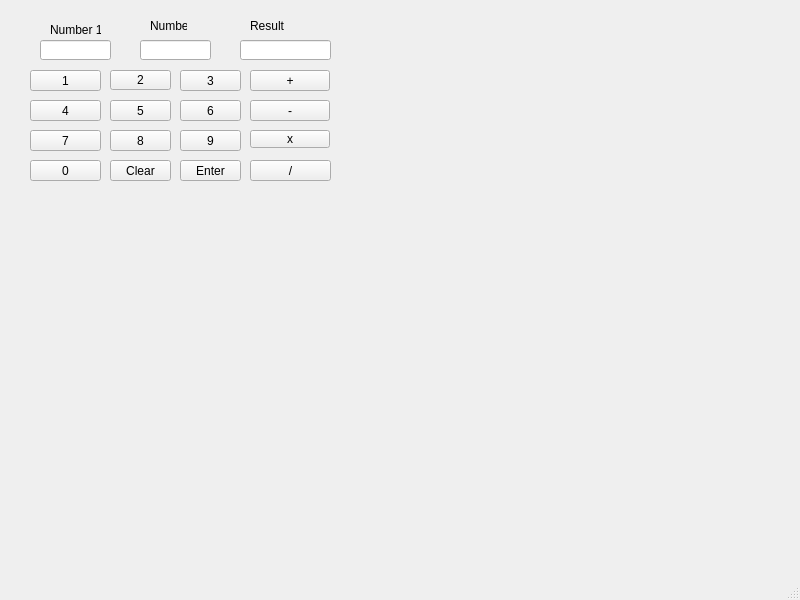
<?xml version="1.0" encoding="UTF-8"?>
<ui version="4.0">
 <class>MainWindow</class>
 <widget class="QMainWindow" name="MainWindow">
  <property name="geometry">
   <rect>
    <x>0</x>
    <y>0</y>
    <width>800</width>
    <height>600</height>
   </rect>
  </property>
  <property name="windowTitle">
   <string>MainWindow</string>
  </property>
  <widget class="QWidget" name="centralwidget">
   <widget class="QLabel" name="label">
    <property name="geometry">
     <rect>
      <x>50</x>
      <y>20</y>
      <width>51</width>
      <height>20</height>
     </rect>
    </property>
    <property name="text">
     <string>Number 1</string>
    </property>
   </widget>
   <widget class="QLabel" name="label_2">
    <property name="geometry">
     <rect>
      <x>150</x>
      <y>20</y>
      <width>37</width>
      <height>12</height>
     </rect>
    </property>
    <property name="text">
     <string>Number 2</string>
    </property>
   </widget>
   <widget class="QLabel" name="label_3">
    <property name="geometry">
     <rect>
      <x>250</x>
      <y>20</y>
      <width>37</width>
      <height>12</height>
     </rect>
    </property>
    <property name="text">
     <string>Result</string>
    </property>
   </widget>
   <widget class="QLineEdit" name="lineEditNum1">
    <property name="geometry">
     <rect>
      <x>40</x>
      <y>40</y>
      <width>71</width>
      <height>20</height>
     </rect>
    </property>
   </widget>
   <widget class="QLineEdit" name="lineEditNum2">
    <property name="geometry">
     <rect>
      <x>140</x>
      <y>40</y>
      <width>71</width>
      <height>20</height>
     </rect>
    </property>
   </widget>
   <widget class="QLineEdit" name="lineEditResult">
    <property name="geometry">
     <rect>
      <x>240</x>
      <y>40</y>
      <width>91</width>
      <height>20</height>
     </rect>
    </property>
   </widget>
   <widget class="QPushButton" name="BtnN1">
    <property name="geometry">
     <rect>
      <x>30</x>
      <y>70</y>
      <width>71</width>
      <height>21</height>
     </rect>
    </property>
    <property name="text">
     <string>1</string>
    </property>
   </widget>
   <widget class="QPushButton" name="BtnN2">
    <property name="geometry">
     <rect>
      <x>110</x>
      <y>70</y>
      <width>61</width>
      <height>20</height>
     </rect>
    </property>
    <property name="text">
     <string>2</string>
    </property>
   </widget>
   <widget class="QPushButton" name="BtnN3">
    <property name="geometry">
     <rect>
      <x>180</x>
      <y>70</y>
      <width>61</width>
      <height>21</height>
     </rect>
    </property>
    <property name="text">
     <string>3</string>
    </property>
   </widget>
   <widget class="QPushButton" name="BtnN4">
    <property name="geometry">
     <rect>
      <x>30</x>
      <y>100</y>
      <width>71</width>
      <height>21</height>
     </rect>
    </property>
    <property name="text">
     <string>4</string>
    </property>
   </widget>
   <widget class="QPushButton" name="BtnN5">
    <property name="geometry">
     <rect>
      <x>110</x>
      <y>100</y>
      <width>61</width>
      <height>21</height>
     </rect>
    </property>
    <property name="text">
     <string>5</string>
    </property>
   </widget>
   <widget class="QPushButton" name="BtnN6">
    <property name="geometry">
     <rect>
      <x>180</x>
      <y>100</y>
      <width>61</width>
      <height>21</height>
     </rect>
    </property>
    <property name="text">
     <string>6</string>
    </property>
   </widget>
   <widget class="QPushButton" name="BtnN7">
    <property name="geometry">
     <rect>
      <x>30</x>
      <y>130</y>
      <width>71</width>
      <height>21</height>
     </rect>
    </property>
    <property name="text">
     <string>7</string>
    </property>
   </widget>
   <widget class="QPushButton" name="BtnN9">
    <property name="geometry">
     <rect>
      <x>180</x>
      <y>130</y>
      <width>61</width>
      <height>21</height>
     </rect>
    </property>
    <property name="text">
     <string>9</string>
    </property>
   </widget>
   <widget class="QPushButton" name="BtnN8">
    <property name="geometry">
     <rect>
      <x>110</x>
      <y>130</y>
      <width>61</width>
      <height>21</height>
     </rect>
    </property>
    <property name="text">
     <string>8</string>
    </property>
   </widget>
   <widget class="QPushButton" name="BtnN0">
    <property name="geometry">
     <rect>
      <x>30</x>
      <y>160</y>
      <width>71</width>
      <height>21</height>
     </rect>
    </property>
    <property name="text">
     <string>0</string>
    </property>
   </widget>
   <widget class="QPushButton" name="BtnAdd">
    <property name="geometry">
     <rect>
      <x>250</x>
      <y>70</y>
      <width>80</width>
      <height>21</height>
     </rect>
    </property>
    <property name="text">
     <string>+</string>
    </property>
   </widget>
   <widget class="QPushButton" name="BtnSub">
    <property name="geometry">
     <rect>
      <x>250</x>
      <y>100</y>
      <width>80</width>
      <height>21</height>
     </rect>
    </property>
    <property name="text">
     <string>-</string>
    </property>
   </widget>
   <widget class="QPushButton" name="BtnMul">
    <property name="geometry">
     <rect>
      <x>250</x>
      <y>130</y>
      <width>80</width>
      <height>18</height>
     </rect>
    </property>
    <property name="text">
     <string>x</string>
    </property>
   </widget>
   <widget class="QPushButton" name="BtnDiv">
    <property name="geometry">
     <rect>
      <x>250</x>
      <y>160</y>
      <width>81</width>
      <height>21</height>
     </rect>
    </property>
    <property name="text">
     <string>/</string>
    </property>
   </widget>
   <widget class="QPushButton" name="BtnClear">
    <property name="geometry">
     <rect>
      <x>110</x>
      <y>160</y>
      <width>61</width>
      <height>21</height>
     </rect>
    </property>
    <property name="text">
     <string>Clear</string>
    </property>
   </widget>
   <widget class="QPushButton" name="BtnEnter">
    <property name="geometry">
     <rect>
      <x>180</x>
      <y>160</y>
      <width>61</width>
      <height>21</height>
     </rect>
    </property>
    <property name="text">
     <string>Enter</string>
    </property>
   </widget>
  </widget>
  <widget class="QMenuBar" name="menubar">
   <property name="geometry">
    <rect>
     <x>0</x>
     <y>0</y>
     <width>800</width>
     <height>17</height>
    </rect>
   </property>
  </widget>
  <widget class="QStatusBar" name="statusbar"/>
 </widget>
 <resources/>
 <connections/>
</ui>
